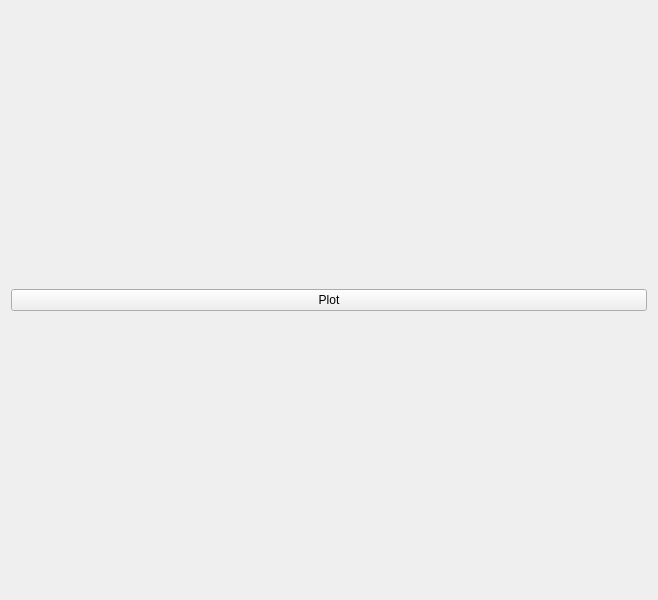
<?xml version="1.0" encoding="UTF-8"?>
<ui version="4.0">
 <class>AOPlot</class>
 <widget class="QWidget" name="AOPlot">
  <property name="geometry">
   <rect>
    <x>0</x>
    <y>0</y>
    <width>658</width>
    <height>600</height>
   </rect>
  </property>
  <property name="windowTitle">
   <string>Form</string>
  </property>
  <layout class="QGridLayout" name="gridLayout">
   <item row="0" column="0">
    <layout class="QVBoxLayout" name="verticalLayout">
     <item>
      <widget class="QPushButton" name="plotSomething">
       <property name="text">
        <string>Plot</string>
       </property>
      </widget>
     </item>
    </layout>
   </item>
  </layout>
 </widget>
 <resources/>
 <connections/>
</ui>
